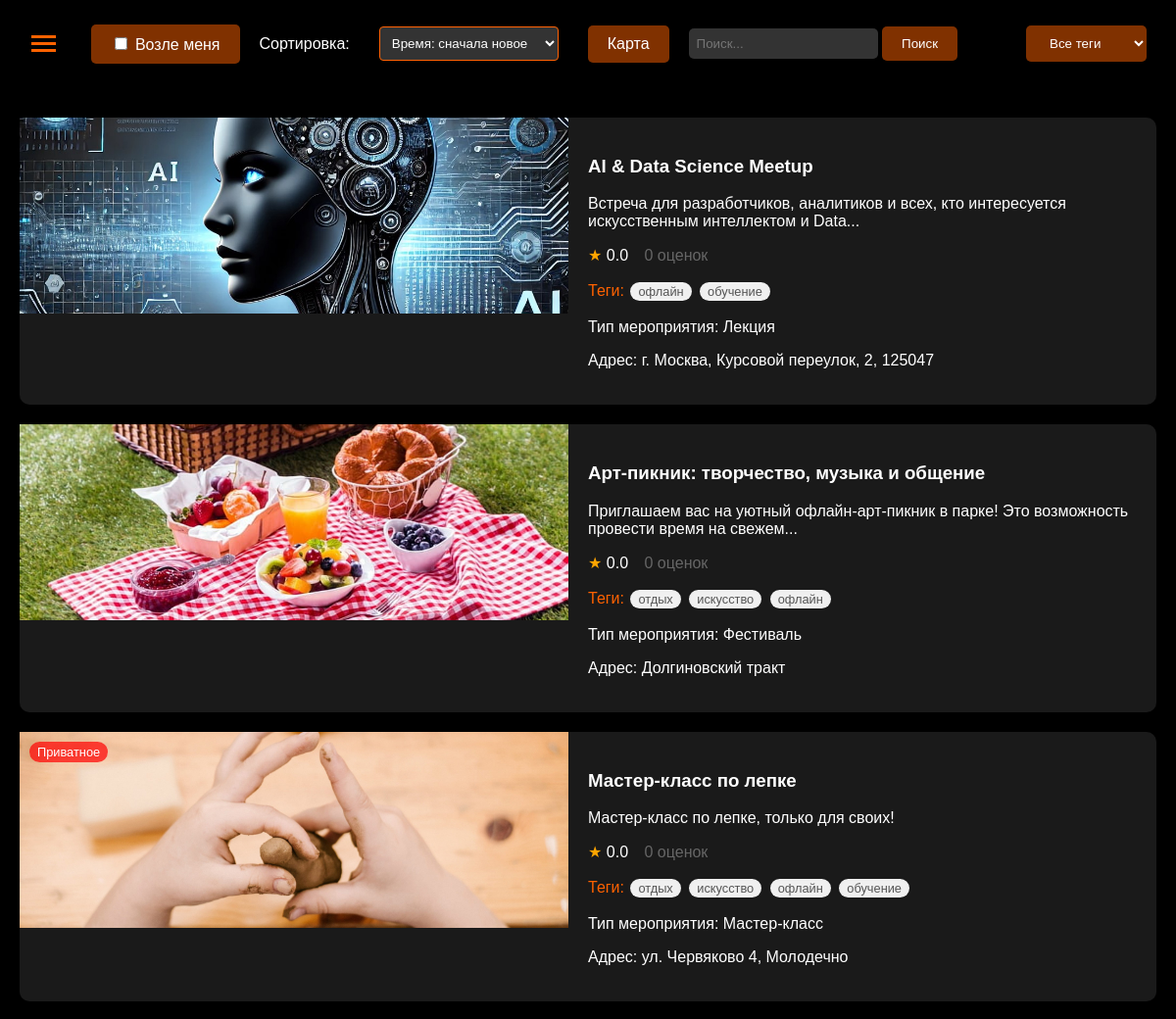
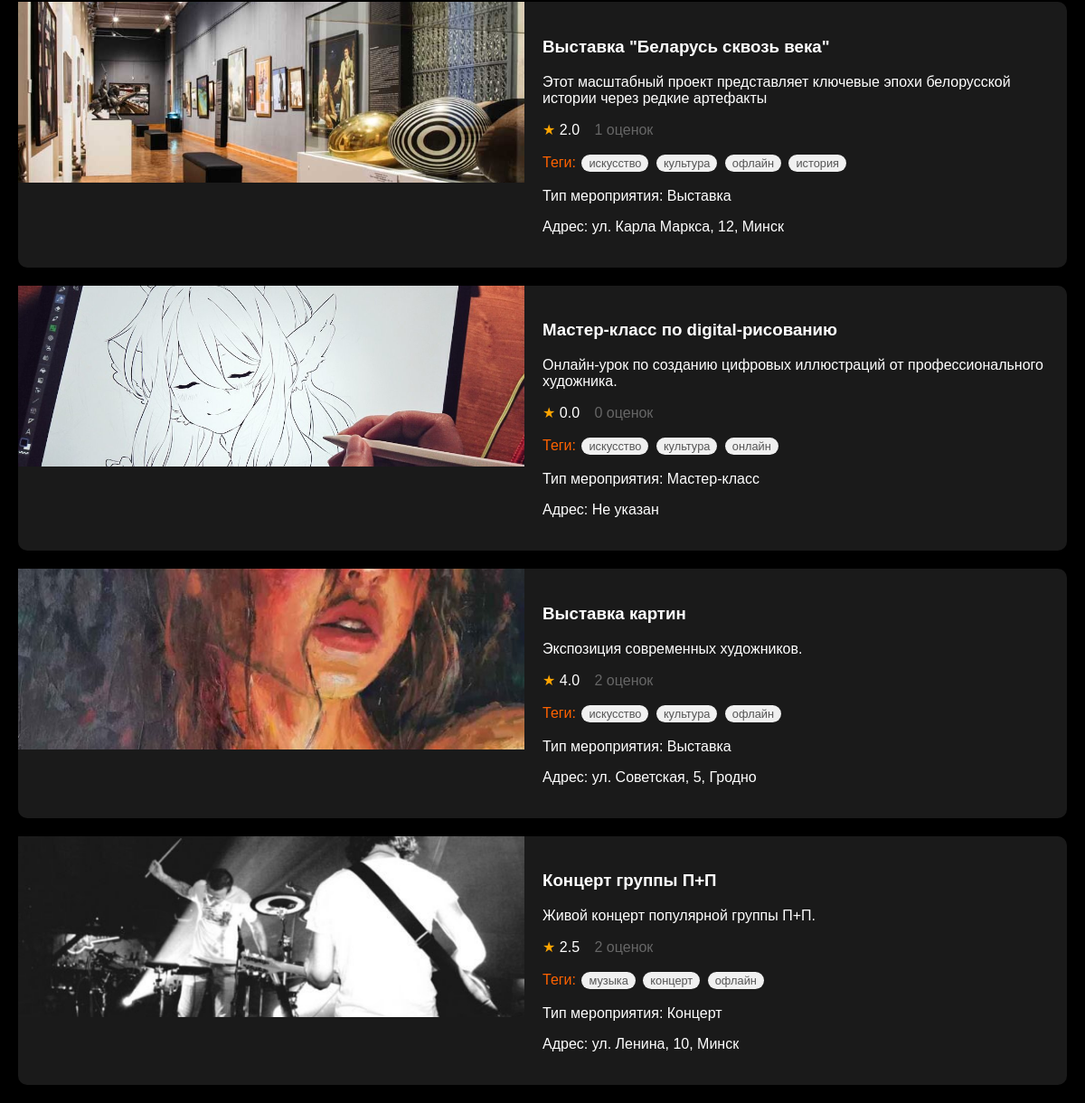
The page / on the database its author committed (2 pictures, top to bottom).
### app/app.py (models this page shows, shortened)
class Event(db.Model):
    id = db.Column(db.Integer, primary_key=True)
    title = db.Column(db.String(100), nullable=False)
    description = db.Column(db.Text, nullable=False)
    organizer_id = db.Column(db.Integer, db.ForeignKey('user.id'), nullable=False)
    format = db.Column(db.String(20), nullable=False)  # 'online' или 'offline'
    location_name = db.Column(db.String(200))  # Название места
    location_address = db.Column(db.String(200))  # Физический адрес
    online_info = db.Column(db.Text)  # Информация для онлайн мероприятий
    date_time = db.Column(db.DateTime, nullable=False)
    duration = db.Column(db.Integer, nullable=False)
    image_url = db.Column(db.String(200))
    lat = db.Column(db.Float)
    lng = db.Column(db.Float)
    event_type = db.Column(db.String(50))
    created_at = db.Column(db.DateTime, default=datetime.utcnow)
    is_active = db.Column(db.Boolean, default=True)
    is_private = db.Column(db.Boolean, default=False)
    password = db.Column(db.String(100))  # Пароль для приватных мероприятий
    organizer = db.relationship('User', backref='events')
    tags = db.relationship('Tag', secondary='event_tag', backref='events')
    personalities = db.Column(db.JSON)
    user_statuses = db.relationship(
        'UserEventStatus',
        backref=db.backref('event', lazy='joined'),
        lazy='dynamic'
    )
    @hybrid_property
    def average_rating(self):
        return db.session.query(func.avg(Rating.rating)).filter(
            Rating.event_id == self.id
        ).scalar() or 0.0
    @property
    def ratings_count(self):
        return Rating.query.filter_by(event_id=self.id).count()
    @property
    def distance(self):
        return getattr(self, '_distance', None)
    @distance.setter
    def distance(self, value):
        self._distance = value

class Tag(db.Model):
    id = db.Column(db.Integer, primary_key=True)
    name = db.Column(db.String(50), unique=True, nullable=False)

### app/app.py (the view, shortened to what this page needs)
@app.route('/', methods=['GET'])
def home():
    search_query = request.args.get('search', '').strip()
    selected_tag = request.args.get('tag', '').strip()
    selected_sort = request.args.get('sort', 'recommended' if 'username' in session else 'newest').strip()
    query = Event.query.filter_by(is_active=True)
    user_coords = None
    if search_query:
        query = query.filter(
            (Event.title.ilike(f'%{search_query}%')) |
            (Event.description.ilike(f'%{search_query}%')) |
            (Event.tags.any(Tag.name.ilike(f'%{search_query}%')))
        )
    if selected_tag:
        tag = Tag.query.filter_by(name=selected_tag).first()
        if tag:
            query = query.join(Event.tags).filter(Tag.id == tag.id)
    if selected_sort == 'recommended' and 'username' in session:
        user = User.query.filter_by(username=session['username']).first()
        if user:
            user_coords = None
            if 'nearby' in request.args:
                try:
                    lat_str, lng_str = request.args['nearby'].split(',')
                    user_coords = (float(lat_str), float(lng_str))
                except:
                    pass
            recommended = user.calculate_recommendation_scores(user_coords)
            events = [e for e, _ in recommended]
            if search_query:
                events = [e for e in events
                        if search_query.lower() in e.title.lower()
                        or search_query.lower() in e.description.lower()
                        or any(search_query.lower() in tag.name.lower() for tag in e.tags)]
            if selected_tag:
                events = [e for e in events
                        if any(tag.name == selected_tag for tag in e.tags)]
        else:
            events = query.order_by(Event.created_at.desc()).all()
    else:
        if selected_sort == 'recommended':
            selected_sort = 'newest'
        if selected_sort == 'popular':
            query = query.outerjoin(EventView).group_by(Event.id).order_by(func.count(EventView.event_id).desc())
        elif selected_sort == 'rating':
            query = query.outerjoin(Rating).group_by(Event.id).order_by(func.coalesce(func.avg(Rating.rating), 0).desc())
        elif selected_sort == 'oldest':
            query = query.order_by(Event.created_at.asc())
        else:  # newest
            query = query.order_by(Event.created_at.desc())
        events = query.all()
    filtered_events = []
    for event in events:
        if user_coords and event.lat and event.lng:
            distance = haversine(user_coords[0], user_coords[1], event.lat, event.lng)
            if distance <= 10:
                event.distance = distance
                filtered_events.append(event)
        else:
            event.distance = None
            filtered_events.append(event)
    if user_coords:
        events = [e for e in filtered_events if e.distance is not None]
    else:
        events = filtered_events
    tags = Tag.query.all()
    return render_template('index.html',
                         posts=events,
                         nearby_filter_active='nearby' in request.args,
                         tags=tags,
                         search_query=search_query,
                         selected_tag=selected_tag,
                         selected_sort=selected_sort)

### app/app.py (called while the page is built, shortened)
@app.before_request
def make_session_permanent():
    session.permanent = True

@app.context_processor
def inject_nearby_status():
    return {'nearby_filter_active': 'nearby' in request.args}

@app.context_processor
def inject_validation_counts():
    return {}

@app.context_processor
def inject_notifications():
    notifications = {}
    return notifications

@app.context_processor
def inject_user():
    if 'username' in session:
        user = User.query.filter_by(username=session['username']).first()
        return {'current_user': user}
    return {}

### app/templates/index.html (shortened to what this page needs)
<!DOCTYPE html>
<html>
<head>
    <link rel="stylesheet" href="{{ url_for('static', filename='styles.css') }}">
</head>
<body>
    <div class="header">
            <div class="menu-icon" onclick="toggleSidebar()">
                <span></span>
                <span></span>
                <span></span>
            </div>
        <div class="menu-buttons">
            <label class="menu-btn">
                <input type="checkbox" id="nearbyToggle"
                    onchange="toggleNearbyFilter(this)"
                    {% if nearby_filter_active %}checked{% endif %}>
                Возле меня
            </label>
            <span style="color: white; margin-right: 10px;">Сортировка:</span>
            <select class="menu-btn" id="sortSelector" onchange="applySorting(this.value)">
                <option value="newest" {% if selected_sort == 'newest' %}selected{% endif %}>Время: сначала новое</option>
            </select>
            <a href="{{ url_for('show_map') }}" class="menu-btn">Карта</a>
            <div class="search-container">
                <form method="GET" action="/">
                    <input class="search-input" type="text" name="search" placeholder="Поиск..." value="{{ search_query|default('') }}">
                        <button class="menu-btn" type="submit">Поиск</button>
                </form>
            </div>
            <select class="menu-btn" onchange="filterPosts('tag', this.value)">
                <option value="">Все теги</option>
            </select>
        </div>
    </div>
    <div class="posts-container">
        {% for post in posts %}
            {% with event=post %}
                {% include 'post.html' %}
            {% endwith %}
        {% endfor %}
    </div>
</body>
</html>

### app/templates/post.html (shortened to what this page needs)
<div class="post"
                 data-event-id="{{ post.id }}"
                 data-organizer-id="{{ post.organizer.id }}"
                 data-title="{{ post.title | escape }}"
                 data-description="{{ post.description | escape }}"
                 data-location-name="{{ post.location_name | escape if post.location_name else '' }}"
                 data-tags="{{ post.tags|map(attribute='name')|join(', ') | escape }}"
                 data-event-type="{{ post.event_type | escape }}"
                 data-location-address="{{ post.location_address | escape if post.location_address else '' }}"
                 data-lat="{{ post.lat | default(0) }}"
                 data-lng="{{ post.lng | default(0) }}"
                 data-image-url="{{ post.image_url | default('', true) | escape }}"
                 data-is-private="{{ 'true' if post.is_private else 'false' }}"
                 data-format="{{ post.format }}"
                 data-online-info="{{ post.online_info | escape if post.online_info else '' }}"
                 data-date-time="{{ post.date_time.strftime('%Y-%m-%dT%H:%M:%S') }}"
                 data-duration="{{ post.duration }}"
                 data-organizer-username="{{ post.organizer.username }}"
                 data-personalities="{{ post.personalities | tojson | forceescape }}"
                 onclick="handlePostClick(this)">
            {% if post.is_private %}
                <div class="private-badge">Приватное</div>
            {% endif %}
                <img class="post-image"
                    src="{{ url_for('static', filename=post.image_url) if post.image_url else url_for('static', filename='images/no-image.jpg') }}"
                    alt="{{ post.title }}"
                    onerror="this.onerror=null;this.src='{{ url_for('static', filename='images/no-image.jpg') }}'">
                <div class="post-content">
                    <h3>{{ post.title }}</h3>
                    <p>{{ post.description|truncate(100) }}</p>
                    <p class="rating">
                        <span class="star" style="color: #ffa500;">★</span>
                        <span class="average-rating" style="margin-right: 12px;">{{ "%.1f"|format(post.average_rating) }}</span>
                        <span class="ratings-count" style="color: #666666;"> {{ post.ratings_count }} оценок</span>
                    </p>
                    <p class="tags">Теги:
                        {% for tag in post.tags %}
                            <span class="tag
                                ">
                                {{ tag.name }}
                            </span>
                        {% endfor %}
                    </p>
                    <p>Тип мероприятия: {{ post.event_type }}</p>
                    <p>Адрес: {{ post.location_address if post.location_address else 'Не указан' }}</p>
                </div>
</div>

### app/static/styles.css (style rules this page uses)
body { margin: 0; padding: 0; background: #000000; color: #ffffff; font-family: Arial, sans-serif; }
.header { background: rgba(0, 0, 0, 0.8); padding: 20px; display: flex; align-items: center; justify-content: space-between; position: fixed; width: 100%; top: 0; z-index: 1000; }
.menu-icon { cursor: pointer; padding: 12px; position: relative; z-index: 1000; }
.menu-icon span { display: block; width: 25px; height: 3px; background: #ff6200; margin: 4px 0; transition: all 0.3s ease; }
.menu-buttons { display: flex; gap: 20px; align-items: center; }
.menu-btn { padding: 10px 20px; background: rgba(255, 98, 0, 0.5); border: none; color: white; cursor: pointer; border-radius: 5px; transition: background 0.3s ease; text-decoration: none; }
.search-container { display: flex; gap: 10px; }
.search-input { padding: 8px; background: #333333; border: none; color: white; border-radius: 5px; }
.posts-container { margin-top: 100px; padding: 20px; display: grid; gap: 20px; }
.post { display: flex; background: #1a1a1a; border-radius: 10px; overflow: hidden; cursor: pointer; transition: transform 0.2s; position: relative; overflow: visible !important; }
.post-image { width: 50%; height: 200px; object-fit: cover; position: sticky; top: 0; }
.post-content { width: 50%; padding: 20px; }
.tags { color: #ff6200; }
.tag { display: inline-block; background-color: #f0f0f0; padding: 2px 8px; margin: 2px; border-radius: 12px; font-size: 0.8em; color: #555; transition: all 0.3s ease; }
.private-badge { position: absolute; top: 10px; left: 10px; background: rgba(255, 0, 0, 0.7); color: white; padding: 3px 8px; border-radius: 12px; font-size: 0.8em; z-index: 10; }
.header .menu-btn:last-child { margin-right: 50px; }
#sortSelector { margin-right: 10px; background: #333; color: white; border: 1px solid #ff6200; padding: 8px; border-radius: 4px; }
#sortSelector option { background: #1a1a1a; color: #fff; }
.menu-buttons { display: flex; align-items: center; }
.menu-icon { cursor: pointer; padding: 12px; position: relative; z-index: 1000; margin-right: 20px; }

### rows shown on the page
Event: image_url (picture), title "AI & Data Science Meetup", description "Встреча для разработчиков, аналитиков и всех, кто интересуется искусственным интеллектом и Data...", average_rating "0.0", ratings_count "0", event_type "Лекция", location_address "г. Москва, Курсовой переулок, 2, 125047"
Tag: name "офлайн"
Tag: name "обучение"
Event: image_url (picture), title "Арт-пикник: творчество, музыка и общение", description "Приглашаем вас на уютный офлайн-арт-пикник в парке! Это возможность провести время на свежем...", average_rating "0.0", ratings_count "0", event_type "Фестиваль", location_address "Долгиновский тракт"
Tag: name "отдых"
Tag: name "искусство"
Event: is_private "Приватное", image_url (picture), title "Мастер-класс по лепке", description "Мастер-класс по лепке, только для своих!", average_rating "0.0", ratings_count "0", event_type "Мастер-класс", location_address "ул. Червяково 4, Молодечно"
Event: image_url (picture), title "Выставка \"Беларусь сквозь века\"", description "Этот масштабный проект представляет ключевые эпохи белорусской истории через редкие артефакты", average_rating "2.0", ratings_count "1", event_type "Выставка", location_address "ул. Карла Маркса, 12, Минск"
Tag: name "культура"
Tag: name "история"
Event: image_url (picture), title "Мастер-класс по digital-рисованию", description "Онлайн-урок по созданию цифровых иллюстраций от профессионального художника.", average_rating "0.0", ratings_count "0", event_type "Мастер-класс", location_address "Не указан"
Tag: name "онлайн"
Event: image_url (picture), title "Выставка картин", description "Экспозиция современных художников.", average_rating "4.0", ratings_count "2", event_type "Выставка", location_address "ул. Советская, 5, Гродно"
Event: image_url (picture), title "Концерт группы П+П", description "Живой концерт популярной группы П+П.", average_rating "2.5", ratings_count "2", event_type "Концерт", location_address "ул. Ленина, 10, Минск"
Tag: name "музыка"
Tag: name "концерт"
